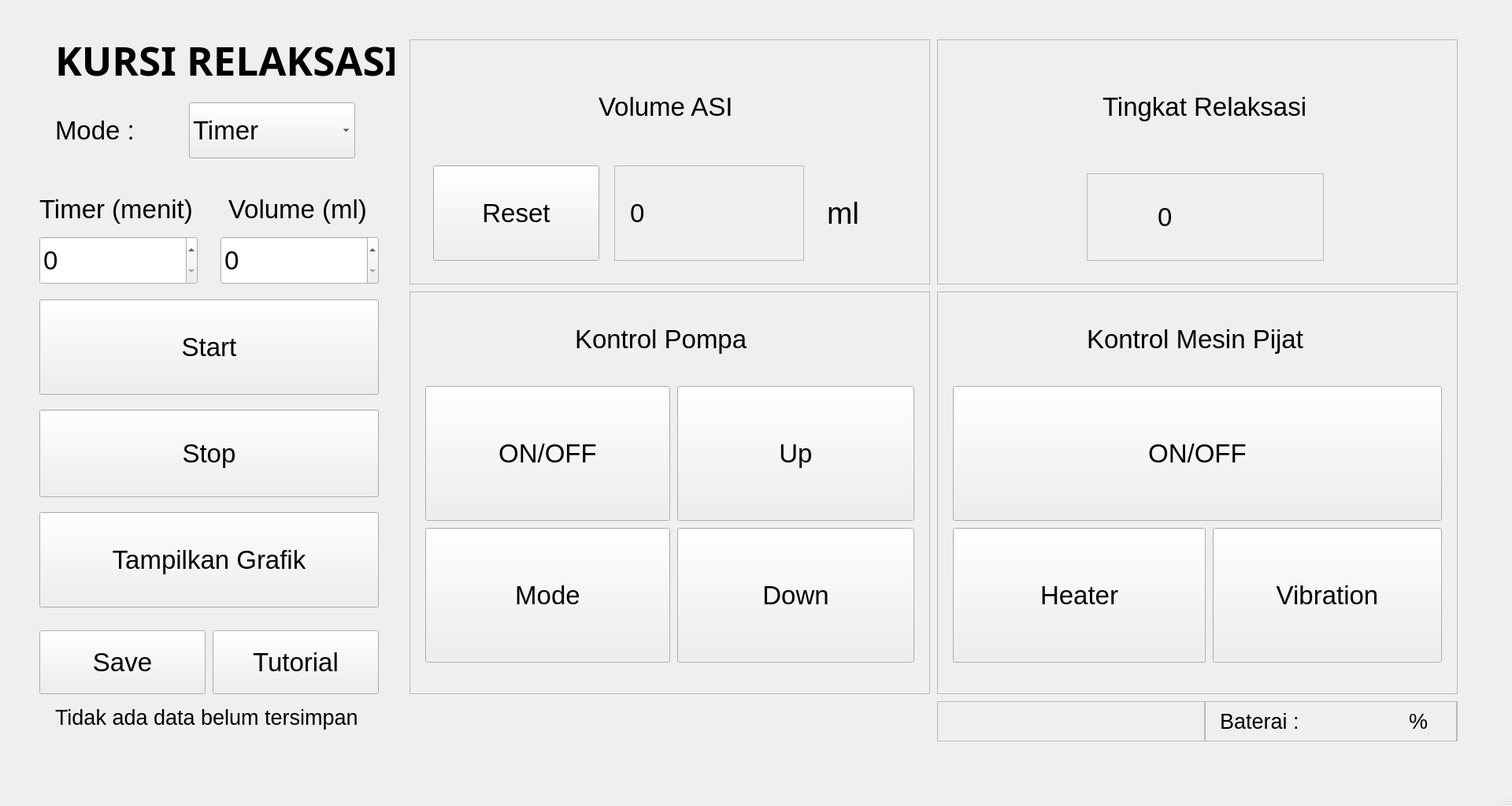
<?xml version="1.0" encoding="UTF-8"?>
<ui version="4.0">
 <class>MainWindow</class>
 <widget class="QMainWindow" name="MainWindow">
  <property name="geometry">
   <rect>
    <x>0</x>
    <y>0</y>
    <width>1920</width>
    <height>1023</height>
   </rect>
  </property>
  <property name="windowTitle">
   <string>MainWindow</string>
  </property>
  <widget class="QWidget" name="centralwidget">
   <widget class="QLabel" name="label">
    <property name="geometry">
     <rect>
      <x>70</x>
      <y>40</y>
      <width>431</width>
      <height>71</height>
     </rect>
    </property>
    <property name="font">
     <font>
      <family>Ubuntu Mono</family>
      <pointsize>38</pointsize>
      <weight>75</weight>
      <bold>true</bold>
     </font>
    </property>
    <property name="text">
     <string>KURSI RELAKSASI</string>
    </property>
   </widget>
   <widget class="QPushButton" name="tutorialButton">
    <property name="geometry">
     <rect>
      <x>270</x>
      <y>800</y>
      <width>211</width>
      <height>81</height>
     </rect>
    </property>
    <property name="font">
     <font>
      <pointsize>25</pointsize>
     </font>
    </property>
    <property name="text">
     <string>Tutorial</string>
    </property>
   </widget>
   <widget class="QSpinBox" name="timeSpinBox">
    <property name="geometry">
     <rect>
      <x>50</x>
      <y>300</y>
      <width>201</width>
      <height>61</height>
     </rect>
    </property>
    <property name="sizePolicy">
     <sizepolicy hsizetype="Minimum" vsizetype="Fixed">
      <horstretch>0</horstretch>
      <verstretch>0</verstretch>
     </sizepolicy>
    </property>
    <property name="font">
     <font>
      <pointsize>25</pointsize>
     </font>
    </property>
    <property name="maximum">
     <number>60</number>
    </property>
   </widget>
   <widget class="QPushButton" name="startButton">
    <property name="geometry">
     <rect>
      <x>50</x>
      <y>380</y>
      <width>431</width>
      <height>121</height>
     </rect>
    </property>
    <property name="font">
     <font>
      <pointsize>25</pointsize>
     </font>
    </property>
    <property name="text">
     <string>Start</string>
    </property>
   </widget>
   <widget class="QPushButton" name="saveButton">
    <property name="geometry">
     <rect>
      <x>50</x>
      <y>800</y>
      <width>211</width>
      <height>81</height>
     </rect>
    </property>
    <property name="font">
     <font>
      <pointsize>25</pointsize>
     </font>
    </property>
    <property name="text">
     <string>Save</string>
    </property>
   </widget>
   <widget class="QPushButton" name="stopButton">
    <property name="geometry">
     <rect>
      <x>50</x>
      <y>520</y>
      <width>431</width>
      <height>111</height>
     </rect>
    </property>
    <property name="font">
     <font>
      <pointsize>25</pointsize>
     </font>
    </property>
    <property name="text">
     <string>Stop</string>
    </property>
   </widget>
   <widget class="QFrame" name="frame">
    <property name="geometry">
     <rect>
      <x>520</x>
      <y>370</y>
      <width>661</width>
      <height>511</height>
     </rect>
    </property>
    <property name="frameShape">
     <enum>QFrame::StyledPanel</enum>
    </property>
    <property name="frameShadow">
     <enum>QFrame::Raised</enum>
    </property>
    <widget class="QLabel" name="label_6">
     <property name="geometry">
      <rect>
       <x>210</x>
       <y>30</y>
       <width>241</width>
       <height>61</height>
      </rect>
     </property>
     <property name="font">
      <font>
       <pointsize>25</pointsize>
      </font>
     </property>
     <property name="text">
      <string>Kontrol Pompa</string>
     </property>
    </widget>
    <widget class="QPushButton" name="pumpButton">
     <property name="geometry">
      <rect>
       <x>20</x>
       <y>120</y>
       <width>311</width>
       <height>171</height>
      </rect>
     </property>
     <property name="font">
      <font>
       <pointsize>25</pointsize>
      </font>
     </property>
     <property name="text">
      <string>ON/OFF</string>
     </property>
    </widget>
    <widget class="QPushButton" name="pumpUp_Button">
     <property name="geometry">
      <rect>
       <x>340</x>
       <y>120</y>
       <width>301</width>
       <height>171</height>
      </rect>
     </property>
     <property name="font">
      <font>
       <pointsize>25</pointsize>
      </font>
     </property>
     <property name="text">
      <string>Up</string>
     </property>
    </widget>
    <widget class="QPushButton" name="pumpDown_Button">
     <property name="geometry">
      <rect>
       <x>340</x>
       <y>300</y>
       <width>301</width>
       <height>171</height>
      </rect>
     </property>
     <property name="font">
      <font>
       <pointsize>25</pointsize>
      </font>
     </property>
     <property name="text">
      <string>Down</string>
     </property>
    </widget>
    <widget class="QPushButton" name="pumpMode_Button">
     <property name="geometry">
      <rect>
       <x>20</x>
       <y>300</y>
       <width>311</width>
       <height>171</height>
      </rect>
     </property>
     <property name="font">
      <font>
       <pointsize>25</pointsize>
      </font>
     </property>
     <property name="text">
      <string>Mode</string>
     </property>
    </widget>
   </widget>
   <widget class="QFrame" name="frame_2">
    <property name="geometry">
     <rect>
      <x>1190</x>
      <y>50</y>
      <width>661</width>
      <height>311</height>
     </rect>
    </property>
    <property name="frameShape">
     <enum>QFrame::StyledPanel</enum>
    </property>
    <property name="frameShadow">
     <enum>QFrame::Raised</enum>
    </property>
    <widget class="QLabel" name="label_8">
     <property name="geometry">
      <rect>
       <x>210</x>
       <y>50</y>
       <width>291</width>
       <height>71</height>
      </rect>
     </property>
     <property name="font">
      <font>
       <pointsize>25</pointsize>
      </font>
     </property>
     <property name="text">
      <string>Tingkat Relaksasi</string>
     </property>
    </widget>
    <widget class="QFrame" name="frame_5">
     <property name="geometry">
      <rect>
       <x>190</x>
       <y>170</y>
       <width>301</width>
       <height>111</height>
      </rect>
     </property>
     <property name="frameShape">
      <enum>QFrame::StyledPanel</enum>
     </property>
     <property name="frameShadow">
      <enum>QFrame::Raised</enum>
     </property>
     <widget class="QLabel" name="realtimeEEG">
      <property name="geometry">
       <rect>
        <x>90</x>
        <y>20</y>
        <width>131</width>
        <height>71</height>
       </rect>
      </property>
      <property name="font">
       <font>
        <pointsize>25</pointsize>
       </font>
      </property>
      <property name="text">
       <string>0</string>
      </property>
     </widget>
    </widget>
   </widget>
   <widget class="QFrame" name="frame_6">
    <property name="geometry">
     <rect>
      <x>1190</x>
      <y>370</y>
      <width>661</width>
      <height>511</height>
     </rect>
    </property>
    <property name="frameShape">
     <enum>QFrame::StyledPanel</enum>
    </property>
    <property name="frameShadow">
     <enum>QFrame::Raised</enum>
    </property>
    <widget class="QLabel" name="label_3">
     <property name="geometry">
      <rect>
       <x>190</x>
       <y>10</y>
       <width>301</width>
       <height>101</height>
      </rect>
     </property>
     <property name="font">
      <font>
       <pointsize>25</pointsize>
      </font>
     </property>
     <property name="text">
      <string>Kontrol Mesin Pijat</string>
     </property>
    </widget>
    <widget class="QPushButton" name="pijatButton">
     <property name="geometry">
      <rect>
       <x>20</x>
       <y>120</y>
       <width>621</width>
       <height>171</height>
      </rect>
     </property>
     <property name="font">
      <font>
       <pointsize>25</pointsize>
      </font>
     </property>
     <property name="text">
      <string>ON/OFF</string>
     </property>
    </widget>
    <widget class="QPushButton" name="vibrationButton">
     <property name="geometry">
      <rect>
       <x>350</x>
       <y>300</y>
       <width>291</width>
       <height>171</height>
      </rect>
     </property>
     <property name="font">
      <font>
       <pointsize>25</pointsize>
      </font>
     </property>
     <property name="text">
      <string>Vibration</string>
     </property>
    </widget>
    <widget class="QPushButton" name="heatButton">
     <property name="geometry">
      <rect>
       <x>20</x>
       <y>300</y>
       <width>321</width>
       <height>171</height>
      </rect>
     </property>
     <property name="font">
      <font>
       <pointsize>25</pointsize>
      </font>
     </property>
     <property name="text">
      <string>Heater</string>
     </property>
    </widget>
   </widget>
   <widget class="QLabel" name="timerLabel">
    <property name="geometry">
     <rect>
      <x>50</x>
      <y>230</y>
      <width>221</width>
      <height>71</height>
     </rect>
    </property>
    <property name="font">
     <font>
      <pointsize>25</pointsize>
     </font>
    </property>
    <property name="text">
     <string>Timer (menit)</string>
    </property>
   </widget>
   <widget class="QLabel" name="saveLabel">
    <property name="geometry">
     <rect>
      <x>70</x>
      <y>890</y>
      <width>401</width>
      <height>41</height>
     </rect>
    </property>
    <property name="font">
     <font>
      <pointsize>20</pointsize>
     </font>
    </property>
    <property name="text">
     <string>Tidak ada data belum tersimpan</string>
    </property>
   </widget>
   <widget class="QLabel" name="volumeLabel">
    <property name="geometry">
     <rect>
      <x>290</x>
      <y>230</y>
      <width>201</width>
      <height>71</height>
     </rect>
    </property>
    <property name="font">
     <font>
      <pointsize>25</pointsize>
     </font>
    </property>
    <property name="text">
     <string>Volume (ml)</string>
    </property>
   </widget>
   <widget class="QSpinBox" name="volumeSpinBox">
    <property name="geometry">
     <rect>
      <x>280</x>
      <y>300</y>
      <width>201</width>
      <height>61</height>
     </rect>
    </property>
    <property name="sizePolicy">
     <sizepolicy hsizetype="Minimum" vsizetype="Fixed">
      <horstretch>0</horstretch>
      <verstretch>0</verstretch>
     </sizepolicy>
    </property>
    <property name="font">
     <font>
      <pointsize>25</pointsize>
     </font>
    </property>
    <property name="maximum">
     <number>150</number>
    </property>
   </widget>
   <widget class="QComboBox" name="modeBox">
    <property name="geometry">
     <rect>
      <x>240</x>
      <y>130</y>
      <width>211</width>
      <height>71</height>
     </rect>
    </property>
    <property name="font">
     <font>
      <pointsize>25</pointsize>
     </font>
    </property>
    <item>
     <property name="text">
      <string>Timer</string>
     </property>
    </item>
    <item>
     <property name="text">
      <string>Volume</string>
     </property>
    </item>
   </widget>
   <widget class="QLabel" name="modeLabel">
    <property name="geometry">
     <rect>
      <x>70</x>
      <y>140</y>
      <width>121</width>
      <height>51</height>
     </rect>
    </property>
    <property name="font">
     <font>
      <pointsize>25</pointsize>
     </font>
    </property>
    <property name="text">
     <string>Mode :</string>
    </property>
   </widget>
   <widget class="QFrame" name="frame_3">
    <property name="geometry">
     <rect>
      <x>520</x>
      <y>50</y>
      <width>661</width>
      <height>311</height>
     </rect>
    </property>
    <property name="frameShape">
     <enum>QFrame::StyledPanel</enum>
    </property>
    <property name="frameShadow">
     <enum>QFrame::Raised</enum>
    </property>
    <widget class="QLabel" name="label_7">
     <property name="geometry">
      <rect>
       <x>240</x>
       <y>60</y>
       <width>181</width>
       <height>51</height>
      </rect>
     </property>
     <property name="font">
      <font>
       <pointsize>25</pointsize>
      </font>
     </property>
     <property name="text">
      <string>Volume ASI</string>
     </property>
    </widget>
    <widget class="QFrame" name="frame_4">
     <property name="geometry">
      <rect>
       <x>260</x>
       <y>160</y>
       <width>241</width>
       <height>121</height>
      </rect>
     </property>
     <property name="frameShape">
      <enum>QFrame::StyledPanel</enum>
     </property>
     <property name="frameShadow">
      <enum>QFrame::Raised</enum>
     </property>
     <widget class="QLabel" name="realtimeASI">
      <property name="geometry">
       <rect>
        <x>20</x>
        <y>30</y>
        <width>191</width>
        <height>61</height>
       </rect>
      </property>
      <property name="font">
       <font>
        <pointsize>25</pointsize>
       </font>
      </property>
      <property name="text">
       <string>0</string>
      </property>
     </widget>
    </widget>
    <widget class="QPushButton" name="tareButton">
     <property name="geometry">
      <rect>
       <x>30</x>
       <y>160</y>
       <width>211</width>
       <height>121</height>
      </rect>
     </property>
     <property name="font">
      <font>
       <pointsize>25</pointsize>
      </font>
     </property>
     <property name="text">
      <string>Reset</string>
     </property>
    </widget>
    <widget class="QLabel" name="label_9">
     <property name="geometry">
      <rect>
       <x>530</x>
       <y>190</y>
       <width>71</width>
       <height>61</height>
      </rect>
     </property>
     <property name="font">
      <font>
       <pointsize>29</pointsize>
      </font>
     </property>
     <property name="text">
      <string>ml</string>
     </property>
    </widget>
   </widget>
   <widget class="QPushButton" name="plotButton">
    <property name="geometry">
     <rect>
      <x>50</x>
      <y>650</y>
      <width>431</width>
      <height>121</height>
     </rect>
    </property>
    <property name="font">
     <font>
      <pointsize>25</pointsize>
     </font>
    </property>
    <property name="text">
     <string>Tampilkan Grafik</string>
    </property>
   </widget>
   <widget class="QFrame" name="frame_7">
    <property name="geometry">
     <rect>
      <x>1190</x>
      <y>890</y>
      <width>661</width>
      <height>51</height>
     </rect>
    </property>
    <property name="frameShape">
     <enum>QFrame::StyledPanel</enum>
    </property>
    <property name="frameShadow">
     <enum>QFrame::Raised</enum>
    </property>
    <widget class="QFrame" name="frame_8">
     <property name="geometry">
      <rect>
       <x>0</x>
       <y>0</y>
       <width>341</width>
       <height>51</height>
      </rect>
     </property>
     <property name="frameShape">
      <enum>QFrame::StyledPanel</enum>
     </property>
     <property name="frameShadow">
      <enum>QFrame::Raised</enum>
     </property>
     <widget class="QLabel" name="battStatus">
      <property name="geometry">
       <rect>
        <x>80</x>
        <y>10</y>
        <width>171</width>
        <height>31</height>
       </rect>
      </property>
      <property name="font">
       <font>
        <pointsize>20</pointsize>
       </font>
      </property>
      <property name="text">
       <string/>
      </property>
     </widget>
    </widget>
    <widget class="QFrame" name="frame_9">
     <property name="geometry">
      <rect>
       <x>339</x>
       <y>0</y>
       <width>321</width>
       <height>51</height>
      </rect>
     </property>
     <property name="frameShape">
      <enum>QFrame::StyledPanel</enum>
     </property>
     <property name="frameShadow">
      <enum>QFrame::Raised</enum>
     </property>
     <widget class="QLabel" name="label_2">
      <property name="geometry">
       <rect>
        <x>20</x>
        <y>10</y>
        <width>281</width>
        <height>31</height>
       </rect>
      </property>
      <property name="font">
       <font>
        <pointsize>20</pointsize>
       </font>
      </property>
      <property name="text">
       <string>Baterai :</string>
      </property>
     </widget>
     <widget class="QLabel" name="label_4">
      <property name="geometry">
       <rect>
        <x>260</x>
        <y>10</y>
        <width>41</width>
        <height>31</height>
       </rect>
      </property>
      <property name="font">
       <font>
        <pointsize>20</pointsize>
       </font>
      </property>
      <property name="text">
       <string>%</string>
      </property>
     </widget>
     <widget class="QLabel" name="battSOC">
      <property name="geometry">
       <rect>
        <x>130</x>
        <y>10</y>
        <width>111</width>
        <height>31</height>
       </rect>
      </property>
      <property name="font">
       <font>
        <pointsize>20</pointsize>
       </font>
      </property>
      <property name="text">
       <string/>
      </property>
     </widget>
    </widget>
   </widget>
   <zorder>frame</zorder>
   <zorder>label</zorder>
   <zorder>tutorialButton</zorder>
   <zorder>timeSpinBox</zorder>
   <zorder>startButton</zorder>
   <zorder>saveButton</zorder>
   <zorder>stopButton</zorder>
   <zorder>frame_2</zorder>
   <zorder>frame_6</zorder>
   <zorder>timerLabel</zorder>
   <zorder>saveLabel</zorder>
   <zorder>volumeLabel</zorder>
   <zorder>volumeSpinBox</zorder>
   <zorder>modeBox</zorder>
   <zorder>modeLabel</zorder>
   <zorder>frame_3</zorder>
   <zorder>plotButton</zorder>
   <zorder>frame_7</zorder>
  </widget>
  <widget class="QMenuBar" name="menubar">
   <property name="geometry">
    <rect>
     <x>0</x>
     <y>0</y>
     <width>1920</width>
     <height>22</height>
    </rect>
   </property>
  </widget>
  <widget class="QStatusBar" name="statusbar"/>
 </widget>
 <resources/>
 <connections/>
</ui>
